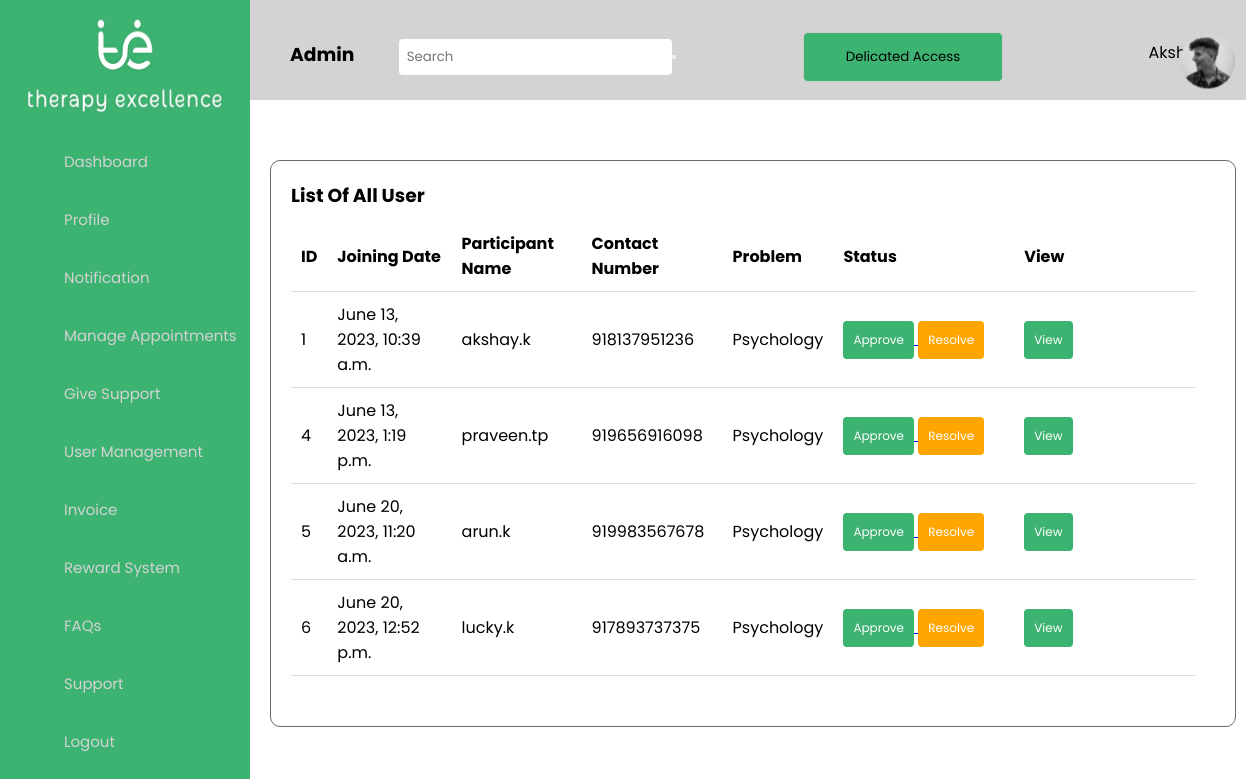
The app's page /aduserlist with its own data.
### client/models.py (models this page shows, shortened)
class Profile(models.Model):
    ID=models.AutoField(primary_key=True,blank=True,unique=True)
    First_Name=models.CharField(max_length=42)
    Last_Name=models.CharField(max_length=42)
    Username= models.CharField(max_length=42)
    Email= models.EmailField()
    Phone_Number=models.IntegerField(default=0)
    Password= models.CharField(max_length=42)
    Confirm_Password= models.CharField(max_length=42)
    otp=models.CharField(max_length=6, blank=True, null=True,editable=False)
    token=models.CharField(max_length=10,blank=True,null=True,editable=True)
    uid = models.CharField(max_length=4, unique=True, editable=False)
    joining_date = models.DateTimeField(auto_now_add=True)

### client/views.py (the view)
# urls.py: path(r'aduserlist',clientgivesupportListing.as_view(),name='aduserlist'),
class clientgivesupportListing(View):
    template_name = 'aduserlist.html'
    def get(self,request):
        cust_obj = Profile.objects.all()
        context = {
        'aduserlist':cust_obj
        }
        return render(request,self.template_name,context)

### templates/aduserlist.html (shortened to what this page needs)
{% load static %}
<!DOCTYPE html>
<html lang="en">
<head>
    <link rel="stylesheet" href="{% static 'css/Appointments.css' %} ">
    <link rel="stylesheet" href="{% static 'css/sidebar.css' %}" >
    <link href="https://unpkg.com/boxicons@2.0.7/css/boxicons.min.css" rel="stylesheet" />
    <link rel="stylesheet" href="https://cdnjs.cloudflare.com/ajax/libs/normalize/5.0.0/normalize.min.css">
    <link rel="stylesheet" href="{% static 'css/list1.css' %}" >
</head>
<body>
<div class="sidebar">
        <img src="static/img/images/logo_2.png" alt="Side Navigation Image">
      <ul class="nav-list">
        <li>
          <a href="adminhome">
           <i><iconify-icon icon="material-symbols:dashboard"></iconify-icon></i>
            <span class="links_name">Dashboard</span>
          </a>
        </li>
        <li>
          <a href="adprofile">
           <i><iconify-icon icon="iconamoon:profile-duotone"></iconify-icon></i>
            <span class="links_name">Profile</span>
          </a>
        </li>
        <li>
          <a href="adnotification">
             <i><iconify-icon icon="iconamoon:notification-duotone"></iconify-icon></i>
            <span class="links_name">Notification</span>
          </a>
        </li>
        <li>
          <ul>
          <li class="section">
              <a href="#"><i><iconify-icon icon="uil:calender"></iconify-icon></i>
                  <span class="links_name">Manage Appointments</span>
              </a>
          </li>
        </ul>
          <ul>
          <li class="section">
              <a href="#"><i><iconify-icon icon="healthicons:wold-care"></i>
                  <span class="links_name">Give Support</span>
              </a>
          </li>
          <ul>
          <li class="section">
              <a href="#"><i><iconify-icon icon="fa-solid:users"></i>
                  <span class="links_name">User Management</span>
              </a>
          </li>
              </ul>
          </li>
        <li>
            <a href="adinvoice"><i><iconify-icon icon="la:file-invoice"></i>
            <span class="links_name">Invoice</span>
          </a>
        </li>
        <li>
           <a href="adrewardsystem"><i><iconify-icon icon="fluent:reward-12-filled"></i>
            <span class="links_name">Reward System</span>
          </a>
        </li>
        <li>
            <a href="adfaq"><i><iconify-icon icon="streamline:interface-help-question-circle-circle-faq-frame-help-info-mark-more-query-question"></i>
            <span class="links_name">FAQs</span>
          </a>
        </li>
        <li>
            <a href="adsupport"><i><iconify-icon icon="bx:headphone"></i>
            <span class="links_name">Support</span>
          </a>
        </li>
        <li>
          <a href="logout">
            <i><iconify-icon icon="material-symbols:logout"></i>
            <span class="links_name">Logout</span>
          </a>
        </li>
      </ul>
    </div>
    <section class="home-section">
 <nav>
    <ul>
      <li><h3><a href="#">Admin</a></li></h3>
       <li class="search-bar">
        <form>
          <input type="text" placeholder="Search">
          <button type="submit"></button>
        </form>
      </li>
      <li>
          <button class="my-button1">Delicated Access</button>
      </li>
      <img src="static/img/images/Ellipse_1.png">
       <li class="right">
  <a href="#">Akshay</a>
</li>
    </ul>
  </nav>
   <div class="container">
        <div class="profile-card">
          <h3 >List Of All User</h3>
<div class="account-info">
                    <div class="data">
                        <div class="important-data">
                            <section class="data-item">
                <table >
                    <thead>
                        <div> <form action="aduserlist" method="POST">
    <div >
         <table class="table">
            <thead>
            <tr>
            <th><span>ID</span></th>
            <th><span>Joining Date</span></th>
            <th><span>Participant Name</span></th>
            <th><span>Contact Number</span></th>
            <th><span>Problem</span></th>
            <th><span>Status</span></th>
            <th><span>View</span></th>
    </tr>
</thead>
                      {% for item in aduserlist %}
                    <tbody>
                        <tr>
                            <td>{{item.ID}}</td>
                            <td>{{item.joining_date}}</td>
                            <td>{{item.First_Name}}.{{item.Last_Name}}</td>
                            <td>{{item.Phone_Number}}</td>
                            <td>Psychology</td>
                            <td style="width: 20%;">
                                  <a href="#" class="table-link">
                                     <button type="button" class="my-button green-button">Approve</button>
                                   </a>
                                <a href="#" class="table-link danger">
                                    <button type="button" class="my-button orange-button">Resolve</button>
                                </a>
                                 </td>
                           <td style="width: 20%;">
                                <a href="#" class="table-link danger">
                                    <button type="button" class="my-button green-button">View</button>
                                </a>
                              </td>
                    </tr>
            </tbody>
                {% endfor %}
        </table>
    </div>
</body>
</html>

### static/css/Appointments.css (style rules this page uses)
html { box-sizing: border-box; font-family: Arial, Helvetica, sans-serif; }
body { background-image: url(/images/banner.jpg); background-size: cover; }
.profile-card h3 { padding: 10px; }
.container { height: auto; backdrop-filter: blur(20px); display: flex; justify-content: center; align-items: center; margin-top: 60px; margin-right: 10px; }
.profile-card { width: 1100px; height: auto; background-color: white; border-radius: 10px; border: 1px solid dimgray; padding: 10px; margin-left: 20px; display: grid; grid-template-rows: 10px auto; }
.account-info { display: grid; padding: 10px; margin-top:10px; margin-bottom: 10px; margin-left:-30px; margin-right: 0px; }
.data { flex-direction: column; justify-content: space-between; color: var(--secondary-color); padding: 20px; text-align: center; border: 1px solid var(--border-color); border-radius: 10px; margin-left: 10px; }
.important-data { display: flex; justify-content: space-between; align-items: center; }

### static/css/sidebar.css (style rules this page uses)
* { margin: 0; padding: 0; box-sizing: border-box; font-family: "Poppins" , sans-serif; }
.sidebar { position: fixed; left: 0; top: 0; height: 150vh; width: 250px; background: rgb(60, 179, 113); padding: 6px 14px; z-index: 99; overflow-y: scroll; }
.sidebar img { display: block; margin: 10px auto; width: 200px; height: 100px; }
.sidebar i { color: #fff; height: 60px; min-width: 50px; font-size: 25px; text-align: center; line-height: 60px; }
.sidebar .nav-list { margin-top: 20px; height: 100%; }
.sidebar li { position: relative; margin: 8px 0; list-style: none; }
.sidebar li a { display: flex; height: 101%; width: 101%; border-radius: 12px; align-items: center; text-decoration: none; transition: all 0.4s ease; background:; }
.sidebar li a .links_name { color: lightgrey; font-size: 15px; font-weight: 400; white-space: nowrap; }
.sidebar li i { height: 50px; line-height: 50px; font-size: 18px; border-radius: 12px; }
.home-section { position: relative; background:white; min-height: 100vh; top: 0; left: 250px; width: calc(100% - 250px); transition: all 0.5s ease; z-index: 2; }
nav { background-color: lightgrey; height: 100px; }
nav ul { list-style-type: none; margin: 0; padding: 0; }
nav ul li { display: inline-block; }
nav ul li.right { float: right; }
nav ul li a { display: block; padding: 40px; color: black; text-decoration: none; }
nav ul li.search-bar { margin-left: auto; width: 400px; }
nav form { display: flex; align-items: center; }
nav input[type="text"] { padding: 8px; border: none; border-radius: 4px; }
nav img { transform: translate(315%, 50%); }
.my-button1 { width: 200px; padding: 5px; height: 50px; background-color: rgb(60, 179, 113); border: 1px solid #ccc; border-radius: 5px; }

### static/css/list1.css (style rules this page uses)
table { border-collapse: collapse; width: 100%; }
th, td { padding: 10px; text-align: left; border-bottom: 1px solid #ddd; }
th { background-color:; }
.my-button { display: inline-block; padding: 10px 10px; font-size: 12px; text-align: center; text-decoration: none; border: none; border-radius: 4px; cursor: pointer; transition: background-color 0.3s ease; }
.green-button { background-color: MediumSeaGreen; color: #fff; }
.orange-button { background-color: orange; color: #fff; }

### records on screen
Profile: ID "1", joining_date "June 13, 2023, 10:39 a.m.", First_Name "akshay", Last_Name "k", Phone_Number "918137951236"
Profile: ID "4", joining_date "June 13, 2023, 1:19 p.m.", First_Name "praveen", Last_Name "tp", Phone_Number "919656916098"
Profile: ID "5", joining_date "June 20, 2023, 11:20 a.m.", First_Name "arun", Last_Name "k", Phone_Number "919983567678"
Profile: ID "6", joining_date "June 20, 2023, 12:52 p.m.", First_Name "lucky", Last_Name "k", Phone_Number "917893737375"
